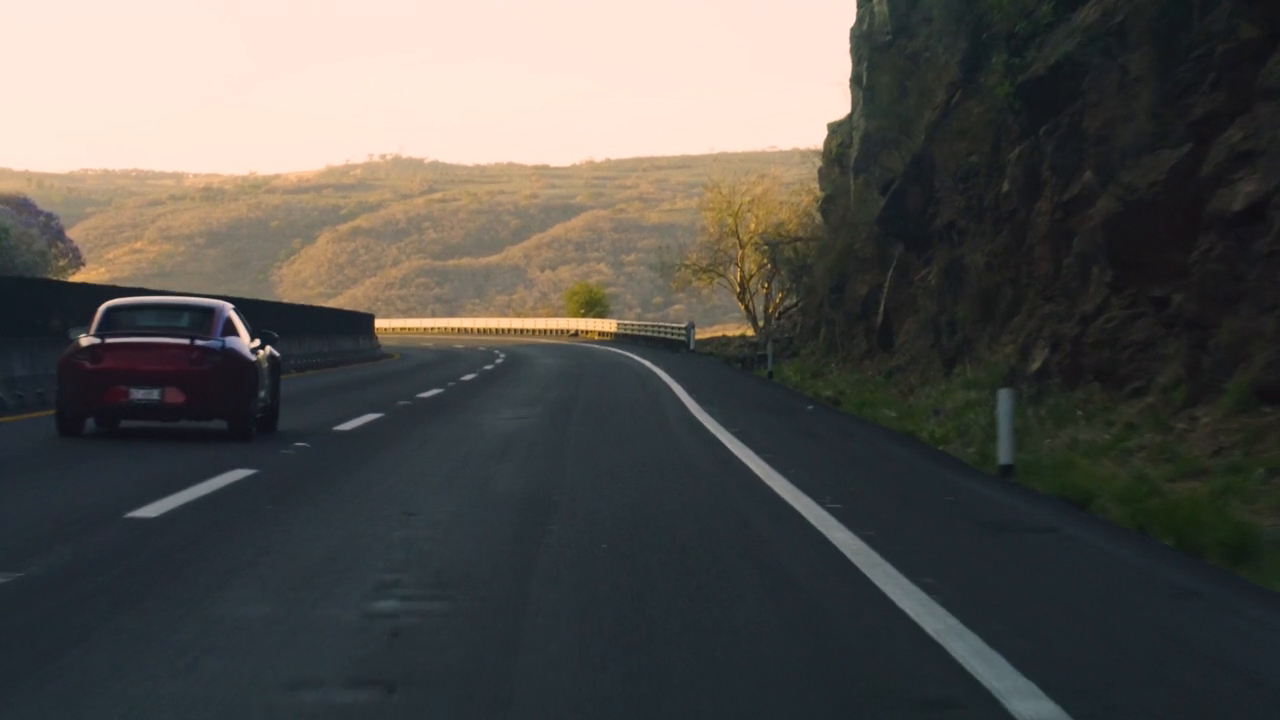
#> input picture frame 17 of road.mp4, 1280 x 720 px
$ python video.py
#> lines starting #> are read from the running program, lines starting #| are printed output that depends on the picture; after the words box and inside, x2 and y2 are one past the last pixel; in counts of white or black regions, pixels touching at a corner belong together
from pathlib import Path
import cv2

SOURCE = str('road.mp4')

cap = cv2.VideoCapture(SOURCE)

if not cap.isOpened():
    raise RuntimeError('Camera/video open failed')

target = Path('output/photo.png')

target.parent.mkdir(exist_ok=True)

delay = 1 if isinstance(SOURCE, int) else 42

while True:
    ret, frame = cap.read()
#> frame is the input picture: shape (720, 1280, 3); mean B, G, R 79.2, 83.1, 85.2

    if not ret:
        break

    result = frame.copy()
    result = cv2.line(result, (30,60), (220,60), (255,0,0), 3)
    result = cv2.rectangle(result, (10,10), (1270,710), (0,255,0), 3)
    result = cv2.circle(result, (640,360), 360, (0,0,255), 3)
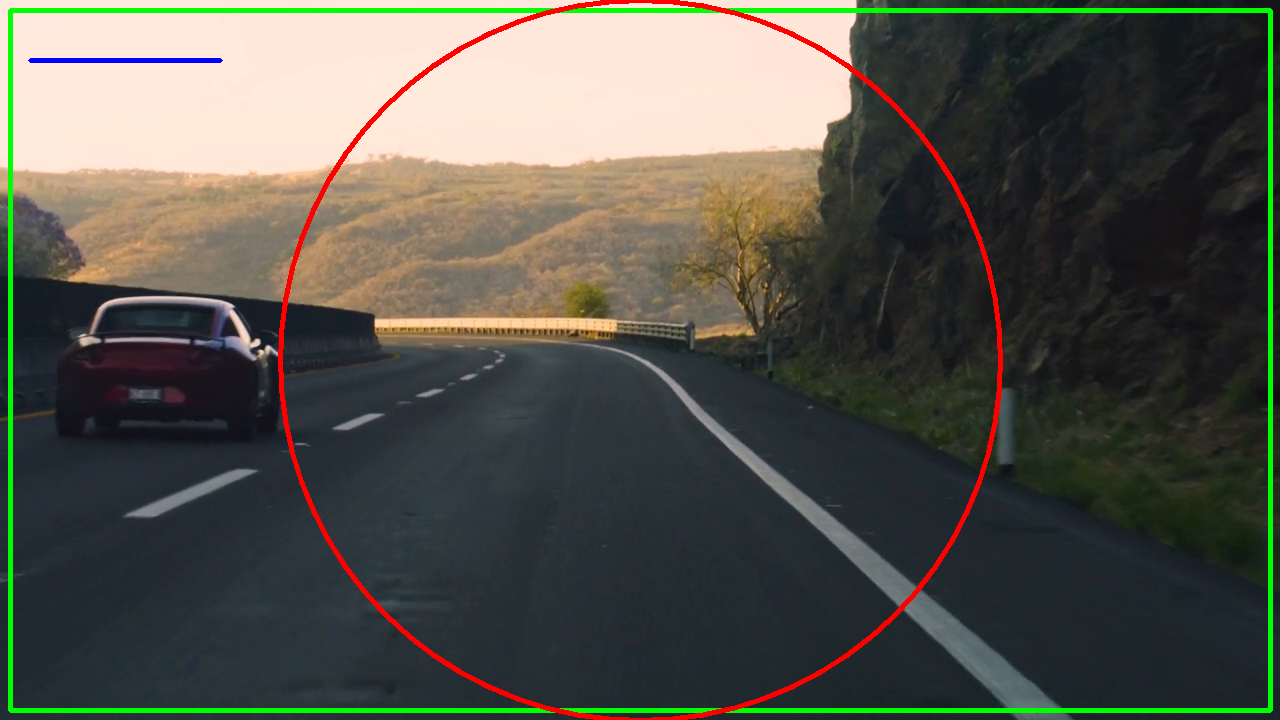
#> result: shape (720, 1280, 3); mean B, G, R 76.2, 85.1, 84.9

    result = cv2.putText(result, 'MY SCENE', (30,40),
                        cv2.FONT_HERSHEY_SIMPLEX, 0.8,
                        (255,255,255), 2, cv2.LINE_AA)
#> result: shape (720, 1280, 3); 0.17% of pixels changed, all inside (x1, y1, x2, y2) = (31, 21, 159, 43)

    cv2.imshow('CAPTURE', result)

    key = cv2.waitKey(delay) & 0xFF
#> (key q is pressed here)

    if key == ord('s'):
        print('saved:', cv2.imwrite(str(target), frame))

    if key == ord('q'):
        break

cap.release()
cv2.destroyAllWindows()

$ run again, starting later in the video
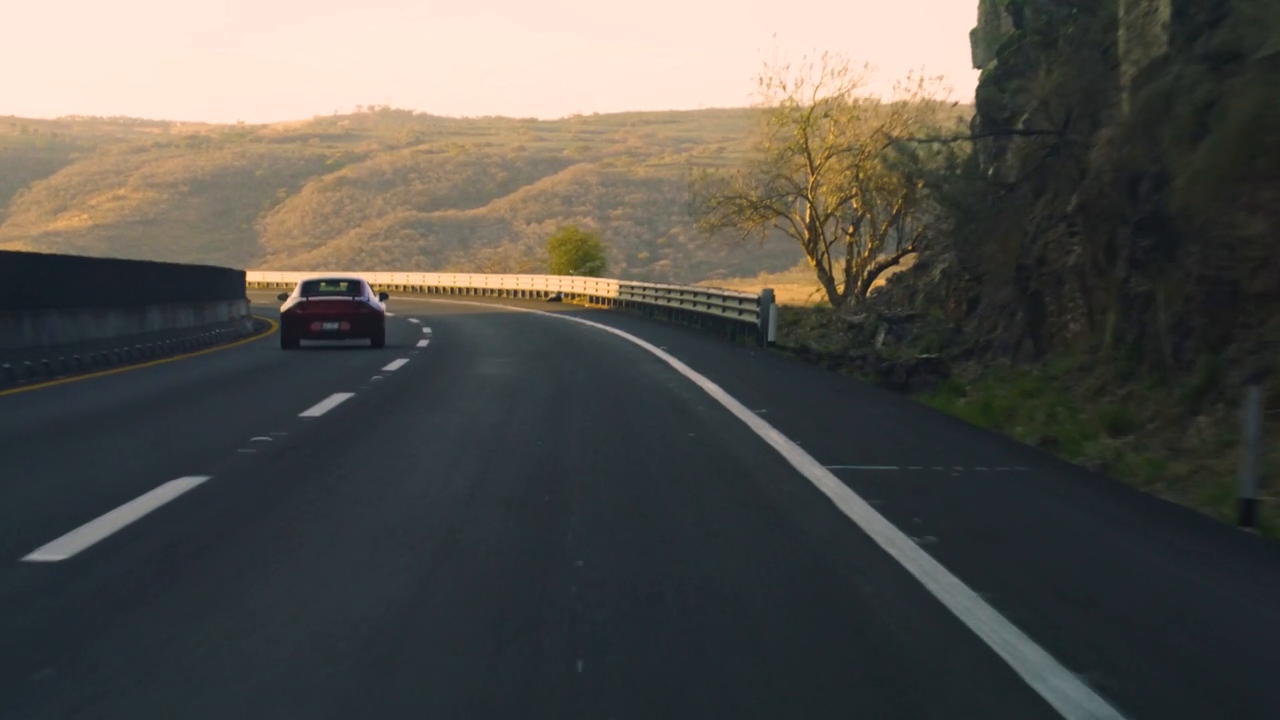
#> input picture frame 79 of road.mp4, 1280 x 720 px
#> frame is the input picture: shape (720, 1280, 3); mean B, G, R 77.4, 83, 85.2
#> `result = cv2.circle(result, (640,360), 360, (0,0,255), 3)`:
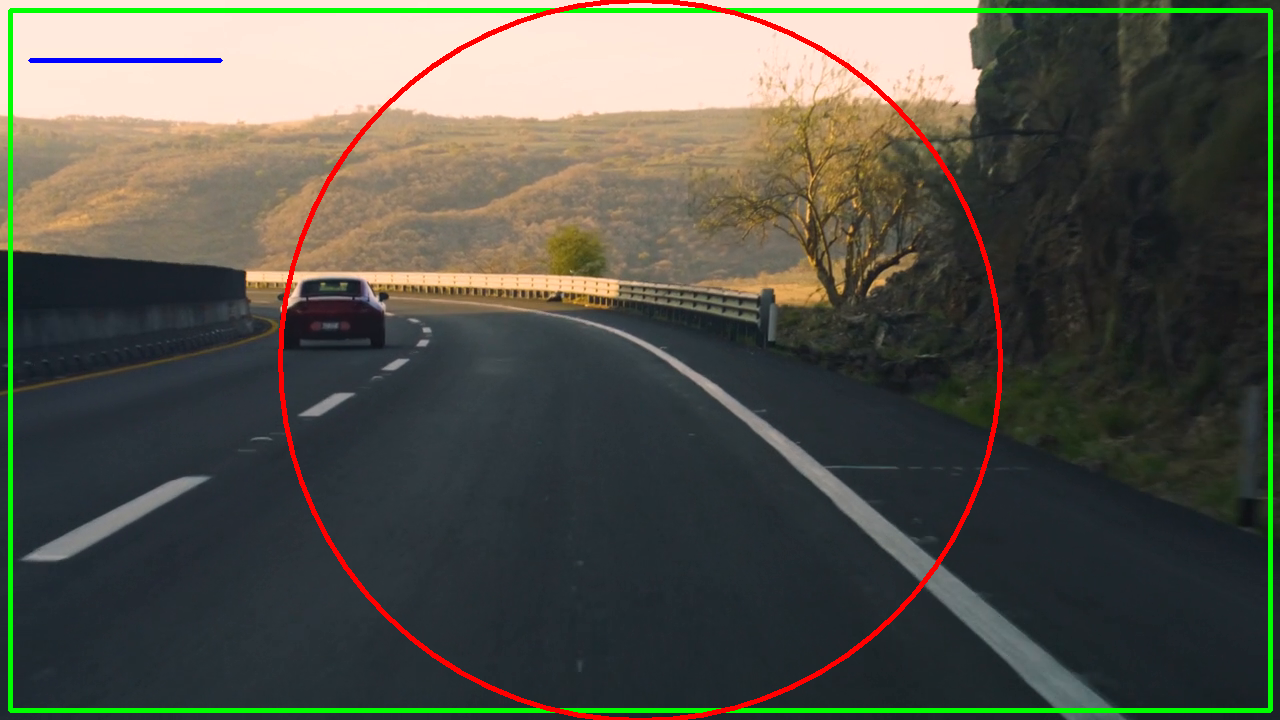
#> result: shape (720, 1280, 3); mean B, G, R 74.3, 84.7, 84.7

$ run again, starting later in the video
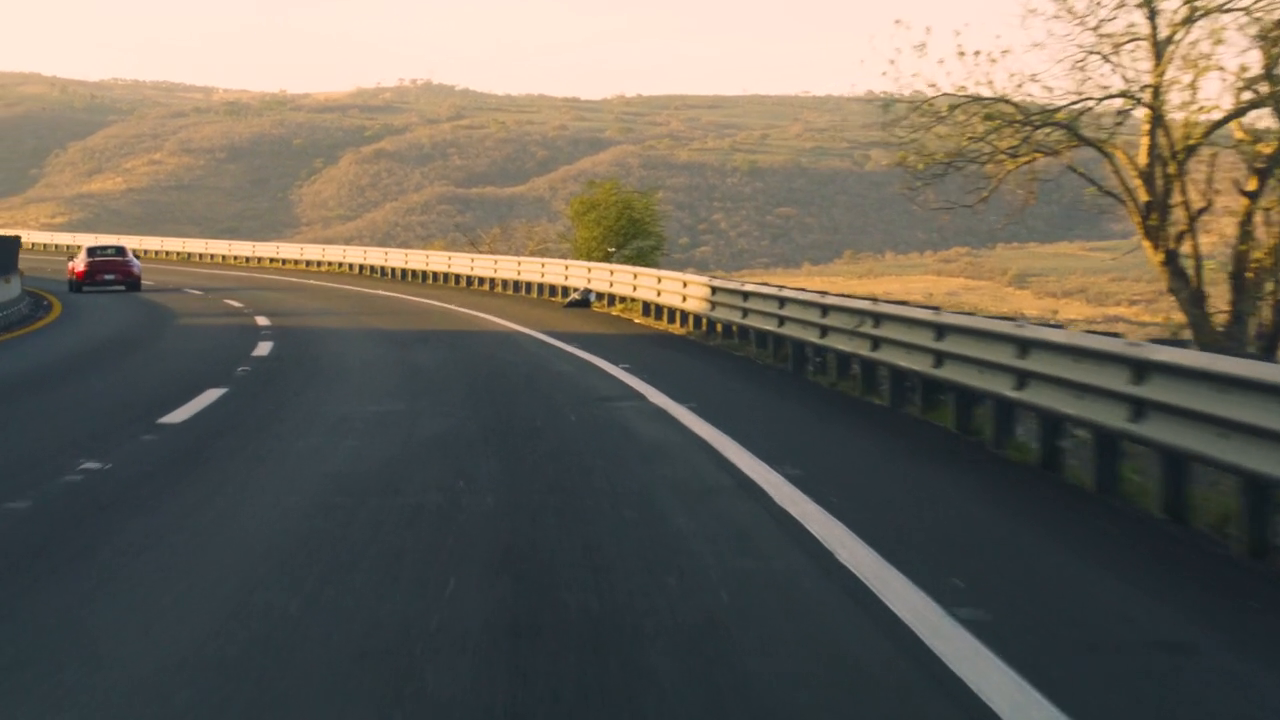
#> input picture frame 141 of road.mp4, 1280 x 720 px
#> frame is the input picture: shape (720, 1280, 3); mean B, G, R 90.1, 101.3, 107.6
#> `result = cv2.circle(result, (640,360), 360, (0,0,255), 3)`:
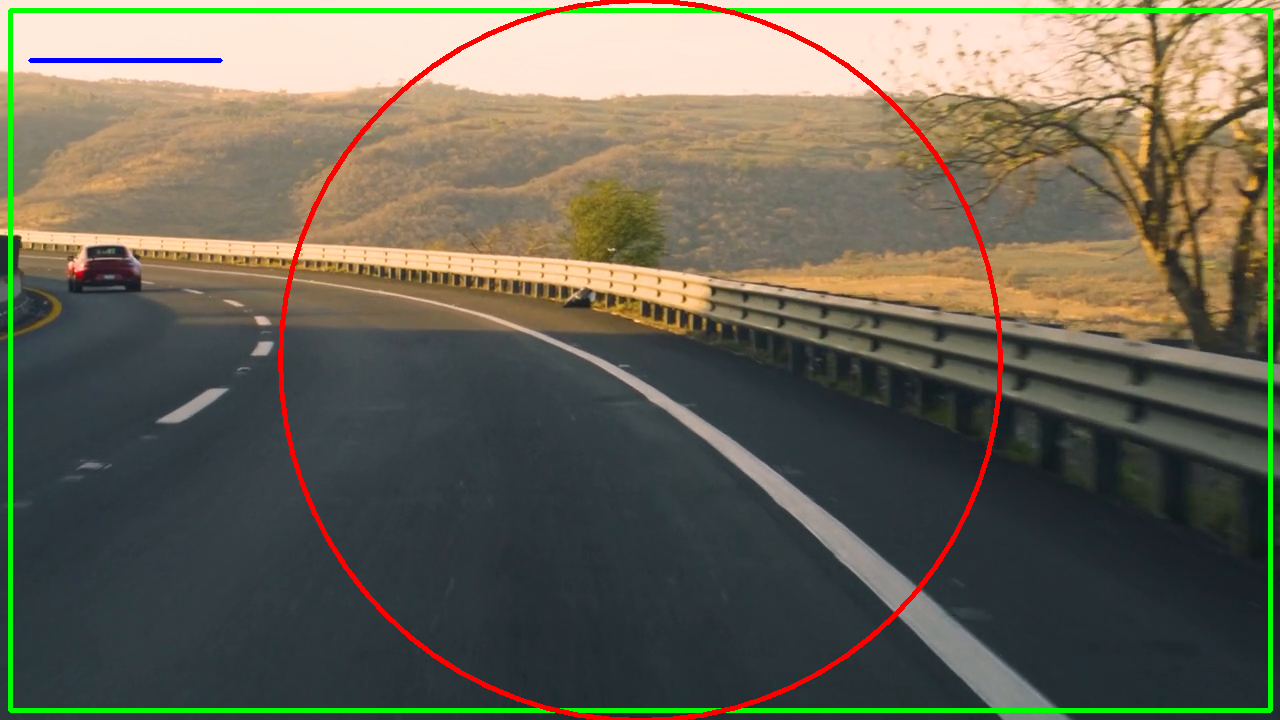
#> result: shape (720, 1280, 3); mean B, G, R 86.6, 102.5, 106.4
